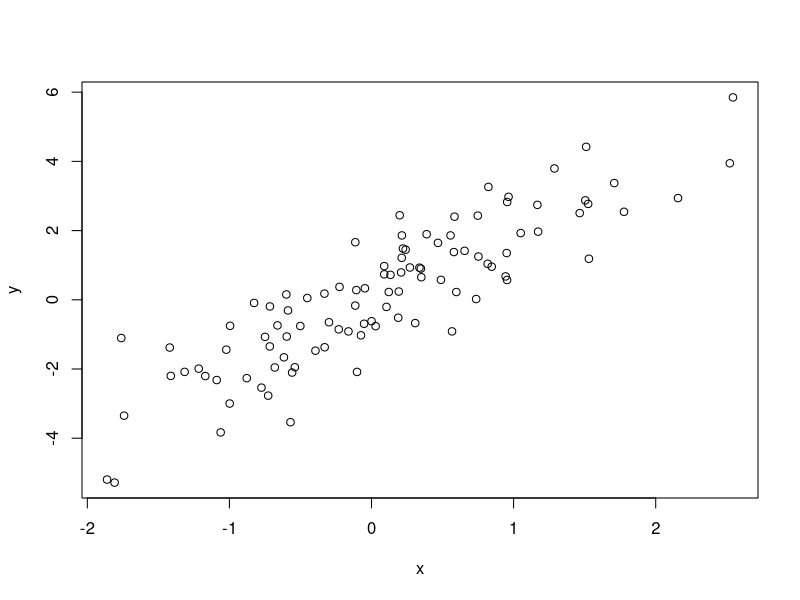

This chart was generated by the following R code:
## ---- chunk 1
knitr::opts_chunk$set(echo = TRUE)
## ---- chunk 2
x <- c(1, 2, 3, 4, 5)
y <- c(5, 4, 3, 2, 1)
sum(x * y)
## ---- chunk 3
t(x) %*% y
## ---- chunk 4
x <- rnorm(100)
y <- 2*x + rnorm(100)
## ---- chunk 5
cor(x,y)

plot(x,y)
## ---- chunk 6
# 버블 정렬
bubble_sort <- function(x) {
  n <- length(x) 
  
  for (i in 1:(n - 1)) {
    for (j in 1:(n - i)) {
      if (x[j] > x[j + 1]) {
        tmp <- x[j]
        x[j] <- x[j + 1]
        x[j + 1] <- tmp
      }
    }
  }
  return(x)
}
vec1 <- c(5,7,1,6,4)
bubble_sort(vec1)
## ---- chunk 7
# 선택 정렬
selection_sort <- function(x) {
  n <- length(x) 
  for (i in 1:(n - 1)) {
    min <- i
    for (j in (i + 1):n) {
      if (x[j] < x[min]) {
        min <- j
      }
    }
    
    if (min != i) {
      tmp <- x[i]
      x[i] <- x[min]
      x[min] <- tmp
    }
  }
  
  return(x)
}
vec2 <- c(7,4,2,6,1)
selection_sort(vec2)

## ---- chunk 8
a<-120
b<-75
while(b!=0){
  remainder<-a %% b #a를b로 나눈 나머지
  a<-b              #a 자리에 나눠준 b로 설정
  b<-remainder      #나눠주는 b 자리를 나머지로 설정
}
print(a)
